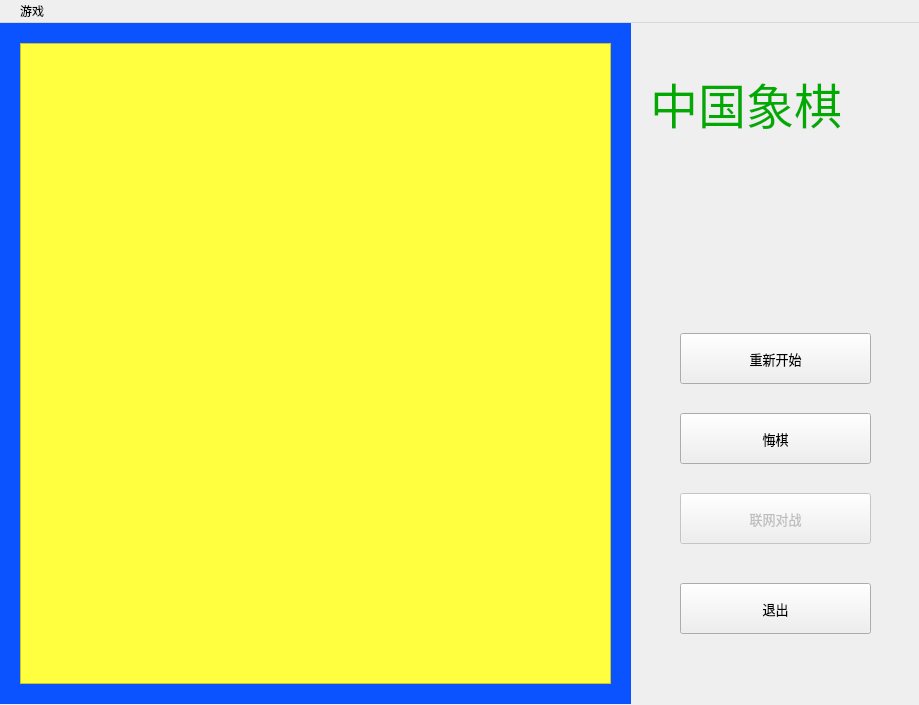
<?xml version="1.0" encoding="UTF-8"?>
<ui version="4.0">
 <class>MainWindow</class>
 <widget class="QMainWindow" name="MainWindow">
  <property name="geometry">
   <rect>
    <x>0</x>
    <y>0</y>
    <width>919</width>
    <height>705</height>
   </rect>
  </property>
  <property name="windowTitle">
   <string>MainWindow</string>
  </property>
  <widget class="QWidget" name="centralWidget">
   <widget class="QLabel" name="label">
    <property name="geometry">
     <rect>
      <x>-50</x>
      <y>-50</y>
      <width>681</width>
      <height>731</height>
     </rect>
    </property>
    <property name="styleSheet">
     <string notr="true">background-color: rgb(10, 83, 255);</string>
    </property>
    <property name="text">
     <string/>
    </property>
   </widget>
   <widget class="QGraphicsView" name="graphicsView">
    <property name="geometry">
     <rect>
      <x>20</x>
      <y>20</y>
      <width>591</width>
      <height>641</height>
     </rect>
    </property>
    <property name="styleSheet">
     <string notr="true">background-color: rgb(255, 255, 64);</string>
    </property>
   </widget>
   <widget class="QLabel" name="label_2">
    <property name="geometry">
     <rect>
      <x>650</x>
      <y>30</y>
      <width>251</width>
      <height>101</height>
     </rect>
    </property>
    <property name="font">
     <font>
      <family>隶书</family>
      <pointsize>36</pointsize>
     </font>
    </property>
    <property name="styleSheet">
     <string notr="true">color: rgb(0, 170, 0);</string>
    </property>
    <property name="text">
     <string>中国象棋</string>
    </property>
   </widget>
   <widget class="QPushButton" name="pushButton">
    <property name="geometry">
     <rect>
      <x>680</x>
      <y>310</y>
      <width>191</width>
      <height>51</height>
     </rect>
    </property>
    <property name="font">
     <font>
      <family>微软雅黑</family>
      <pointsize>10</pointsize>
     </font>
    </property>
    <property name="text">
     <string>重新开始</string>
    </property>
   </widget>
   <widget class="QPushButton" name="pushButton_2">
    <property name="geometry">
     <rect>
      <x>680</x>
      <y>390</y>
      <width>191</width>
      <height>51</height>
     </rect>
    </property>
    <property name="font">
     <font>
      <family>微软雅黑</family>
      <pointsize>10</pointsize>
     </font>
    </property>
    <property name="text">
     <string>悔棋</string>
    </property>
   </widget>
   <widget class="QPushButton" name="pushButton_3">
    <property name="enabled">
     <bool>false</bool>
    </property>
    <property name="geometry">
     <rect>
      <x>680</x>
      <y>470</y>
      <width>191</width>
      <height>51</height>
     </rect>
    </property>
    <property name="font">
     <font>
      <family>微软雅黑</family>
      <pointsize>10</pointsize>
     </font>
    </property>
    <property name="text">
     <string>联网对战</string>
    </property>
   </widget>
   <widget class="QPushButton" name="pushButton_4">
    <property name="geometry">
     <rect>
      <x>680</x>
      <y>560</y>
      <width>191</width>
      <height>51</height>
     </rect>
    </property>
    <property name="font">
     <font>
      <family>微软雅黑</family>
      <pointsize>10</pointsize>
     </font>
    </property>
    <property name="text">
     <string>退出</string>
    </property>
   </widget>
  </widget>
  <widget class="QMenuBar" name="menuBar">
   <property name="geometry">
    <rect>
     <x>0</x>
     <y>0</y>
     <width>919</width>
     <height>26</height>
    </rect>
   </property>
   <widget class="QMenu" name="menu">
    <property name="title">
     <string>   游戏   </string>
    </property>
    <addaction name="action_2"/>
    <addaction name="action3412"/>
    <addaction name="actionfg"/>
    <addaction name="action_3"/>
    <addaction name="separator"/>
    <addaction name="action"/>
   </widget>
   <addaction name="menu"/>
  </widget>
  <action name="action">
   <property name="text">
    <string>关于...</string>
   </property>
  </action>
  <action name="action_2">
   <property name="text">
    <string>重新开始        </string>
   </property>
   <property name="shortcut">
    <string>N</string>
   </property>
  </action>
  <action name="action_3">
   <property name="text">
    <string>退出</string>
   </property>
   <property name="shortcut">
    <string>Q</string>
   </property>
  </action>
  <action name="action3412">
   <property name="text">
    <string>悔棋</string>
   </property>
   <property name="shortcut">
    <string>Ctrl+Z</string>
   </property>
  </action>
  <action name="actionfg">
   <property name="enabled">
    <bool>false</bool>
   </property>
   <property name="text">
    <string>联网对战</string>
   </property>
   <property name="shortcut">
    <string>Ctrl+W</string>
   </property>
  </action>
 </widget>
 <layoutdefault spacing="6" margin="11"/>
 <resources/>
 <connections>
  <connection>
   <sender>pushButton_4</sender>
   <signal>clicked()</signal>
   <receiver>MainWindow</receiver>
   <slot>close()</slot>
   <hints>
    <hint type="sourcelabel">
     <x>772</x>
     <y>618</y>
    </hint>
    <hint type="destinationlabel">
     <x>759</x>
     <y>672</y>
    </hint>
   </hints>
  </connection>
  <connection>
   <sender>action_2</sender>
   <signal>triggered()</signal>
   <receiver>pushButton</receiver>
   <slot>click()</slot>
   <hints>
    <hint type="sourcelabel">
     <x>-1</x>
     <y>-1</y>
    </hint>
    <hint type="destinationlabel">
     <x>775</x>
     <y>361</y>
    </hint>
   </hints>
  </connection>
  <connection>
   <sender>action3412</sender>
   <signal>triggered()</signal>
   <receiver>pushButton_2</receiver>
   <slot>click()</slot>
   <hints>
    <hint type="sourcelabel">
     <x>-1</x>
     <y>-1</y>
    </hint>
    <hint type="destinationlabel">
     <x>775</x>
     <y>441</y>
    </hint>
   </hints>
  </connection>
  <connection>
   <sender>actionfg</sender>
   <signal>triggered()</signal>
   <receiver>pushButton_3</receiver>
   <slot>click()</slot>
   <hints>
    <hint type="sourcelabel">
     <x>-1</x>
     <y>-1</y>
    </hint>
    <hint type="destinationlabel">
     <x>775</x>
     <y>521</y>
    </hint>
   </hints>
  </connection>
  <connection>
   <sender>action_3</sender>
   <signal>triggered()</signal>
   <receiver>pushButton_4</receiver>
   <slot>click()</slot>
   <hints>
    <hint type="sourcelabel">
     <x>-1</x>
     <y>-1</y>
    </hint>
    <hint type="destinationlabel">
     <x>775</x>
     <y>611</y>
    </hint>
   </hints>
  </connection>
 </connections>
</ui>
